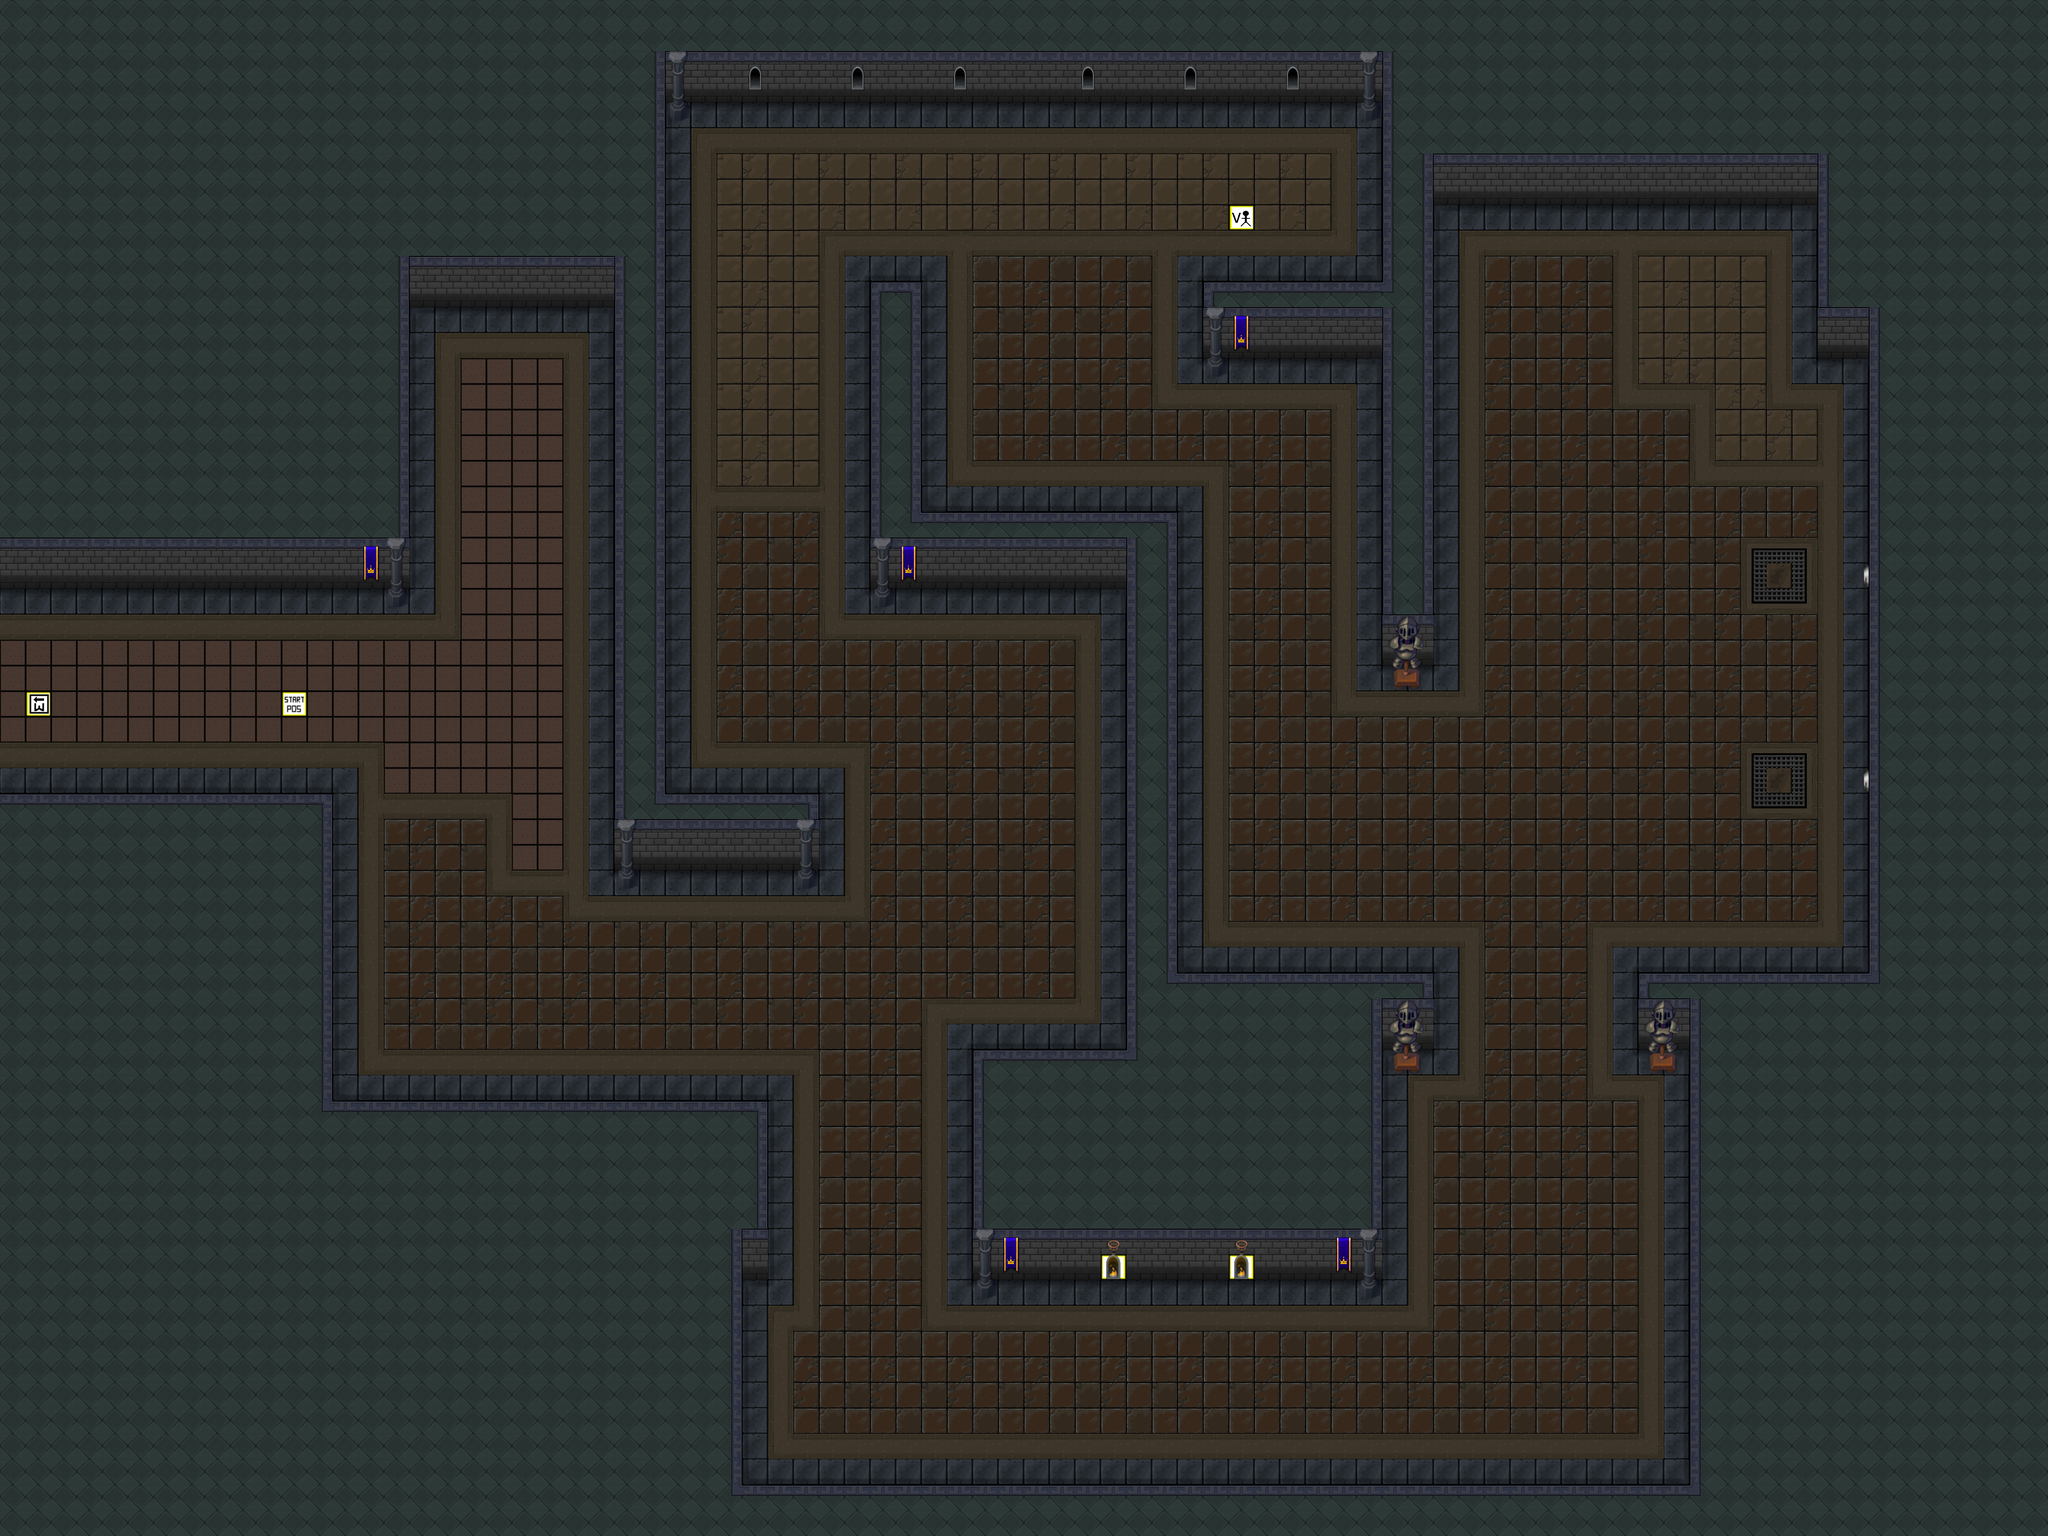

This game map was drawn from its Tiled (.tmx) file and the tilesets committed beside it. A one-line description and the trimmed map source follow:
An orthogonal 80x60 tile map with 64x64 px tiles, 3 tile layers (game tiles, extra game tiles, marker tiles), 2 tilesets and 23 objects (23x Collision).

<map version="1.2" tiledversion="1.3.5" orientation="orthogonal" renderorder="left-up" compressionlevel="0" width="80" height="60" tilewidth="64" tileheight="64" infinite="0" nextlayerid="62" nextobjectid="892">
 <tileset firstgid="1" name="marker_tiles" tilewidth="64" tileheight="64" tilecount="100" columns="10">
  <image source="marker_tiles.png" width="640" height="640" />
 </tileset>
 <tileset firstgid="101" name="tileset2" tilewidth="64" tileheight="64" tilecount="616" columns="22">
  <image source="tileset2.png" width="1408" height="1792" />
 </tileset>
 <layer id="56" name="game tiles" width="80" height="60">
  <data>[4800 cells, 4800 non-empty, 59 distinct tile ids]</data>
 </layer>
 <layer id="57" name="extra game tiles" width="80" height="60">
  <data>[4800 cells, 73 non-empty, 16 distinct tile ids]</data>
 </layer>
 <layer id="58" name="marker tiles" width="80" height="60">
  <data>[4800 cells, 5 non-empty, 4 distinct tile ids]</data>
 </layer>
 <objectgroup color="#ffaa00" id="42" name="collision">
  <object id="834" name="Wall" type="Collision" x="4224" y="2432" width="896" height="1408" />
  <object id="837" name="Wall" type="Collision" x="3456" y="0" width="1664" height="320" />
  <object id="839" name="Wall" type="Collision" x="0" y="0" width="1664" height="704" />
  <object id="844" name="Wall" type="Collision" x="0" y="2752" width="1920" height="384" />
  <object id="845" name="Wall" type="Collision" x="4672" y="320" width="448" height="2112" />
  <object id="849" name="Wall" type="Collision" x="4544" y="320" width="128" height="512" />
  <object id="850" name="Wall" type="Collision" x="1664" y="0" width="1792" height="192" />
  <object id="852" name="Wall" type="Collision" x="0" y="704" width="1024" height="704" />
  <object id="867" name="Wall" type="Collision" x="2816" y="1408" width="128" height="1216" />
  <object id="868" name="Wall" type="Collision" x="1856" y="3712" width="2368" height="128" />
  <object id="869" name="Wall" type="Collision" x="2432" y="2624" width="512" height="512" />
  <object id="870" name="Wall" type="Collision" x="2944" y="2432" width="512" height="704" />
  <object id="871" name="Wall" type="Collision" x="2176" y="1280" width="768" height="128" />
  <object id="875" name="Wall" type="Collision" x="3456" y="320" width="1088" height="128" />
  <object id="876" name="Wall" type="Collision" x="0" y="1984" width="832" height="768" />
  <object id="877" name="Wall" type="Collision" x="1536" y="704" width="128" height="1280" />
  <object id="878" name="Wall" type="Collision" x="3456" y="2432" width="128" height="128" />
  <object id="880" name="Wall" type="Collision" x="2176" y="704" width="128" height="576" />
  <object id="881" name="Wall" type="Collision" x="4096" y="2432" width="128" height="128" />
  <object id="886" name="Wall" type="Collision" x="3456" y="448" width="128" height="1152" />
  <object id="887" name="Wall" type="Collision" x="1536" y="1984" width="512" height="128" />
  <object id="888" name="Wall" type="Collision" x="3008" y="704" width="448" height="128" />
  <object id="891" name="Wall" type="Collision" x="0" y="3136" width="1856" height="704" />
 </objectgroup>
</map>
